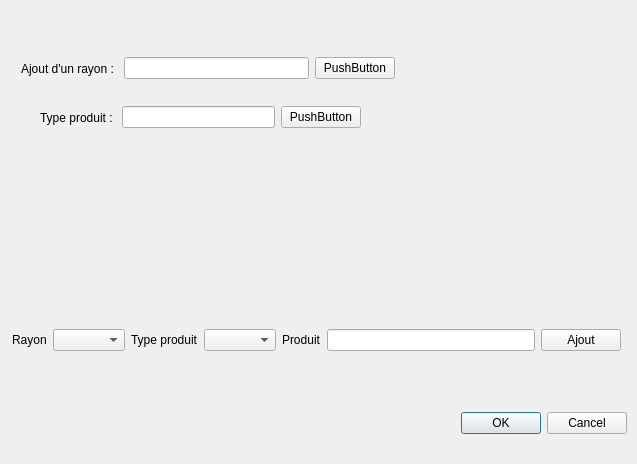
<?xml version="1.0" encoding="UTF-8"?>
<ui version="4.0">
 <class>gestionProduit</class>
 <widget class="QDialog" name="gestionProduit">
  <property name="geometry">
   <rect>
    <x>0</x>
    <y>0</y>
    <width>637</width>
    <height>464</height>
   </rect>
  </property>
  <property name="windowTitle">
   <string>Dialog</string>
  </property>
  <widget class="QDialogButtonBox" name="buttonBox">
   <property name="geometry">
    <rect>
     <x>451</x>
     <y>408</y>
     <width>176</width>
     <height>31</height>
    </rect>
   </property>
   <property name="orientation">
    <enum>Qt::Horizontal</enum>
   </property>
   <property name="standardButtons">
    <set>QDialogButtonBox::Cancel|QDialogButtonBox::Ok</set>
   </property>
  </widget>
  <widget class="QWidget" name="">
   <property name="geometry">
    <rect>
     <x>12</x>
     <y>329</y>
     <width>609</width>
     <height>64</height>
    </rect>
   </property>
   <layout class="QVBoxLayout" name="verticalLayout">
    <item>
     <layout class="QHBoxLayout" name="horizontalLayout_2">
      <item>
       <widget class="QLabel" name="label_rayon">
        <property name="text">
         <string>Rayon</string>
        </property>
       </widget>
      </item>
      <item>
       <widget class="QComboBox" name="comboBox_rayon"/>
      </item>
      <item>
       <widget class="QLabel" name="label_TypeProduit">
        <property name="text">
         <string>Type produit</string>
        </property>
       </widget>
      </item>
      <item>
       <widget class="QComboBox" name="comboBox_typeProduit"/>
      </item>
      <item>
       <widget class="QLabel" name="label_produit">
        <property name="text">
         <string>Produit</string>
        </property>
       </widget>
      </item>
      <item>
       <widget class="QLineEdit" name="lineEdit_prodduit"/>
      </item>
      <item>
       <widget class="QPushButton" name="pushButton_ajoutProduit">
        <property name="text">
         <string>Ajout</string>
        </property>
       </widget>
      </item>
     </layout>
    </item>
    <item>
     <widget class="QLabel" name="label_produitAjout">
      <property name="text">
       <string/>
      </property>
     </widget>
    </item>
   </layout>
  </widget>
  <widget class="QWidget" name="">
   <property name="geometry">
    <rect>
     <x>40</x>
     <y>100</y>
     <width>321</width>
     <height>35</height>
    </rect>
   </property>
   <layout class="QHBoxLayout" name="horizontalLayout_3">
    <item>
     <widget class="QLabel" name="label_typeProduit">
      <property name="text">
       <string>Type produit : </string>
      </property>
     </widget>
    </item>
    <item>
     <widget class="QLineEdit" name="lineEdit_2"/>
    </item>
    <item>
     <widget class="QPushButton" name="pushButton">
      <property name="text">
       <string>PushButton</string>
      </property>
     </widget>
    </item>
   </layout>
  </widget>
  <widget class="QWidget" name="">
   <property name="geometry">
    <rect>
     <x>21</x>
     <y>51</y>
     <width>374</width>
     <height>35</height>
    </rect>
   </property>
   <layout class="QHBoxLayout" name="horizontalLayout">
    <item>
     <widget class="QLabel" name="label_ajoutRayon">
      <property name="text">
       <string>Ajout d'un rayon : </string>
      </property>
     </widget>
    </item>
    <item>
     <widget class="QLineEdit" name="lineEdit_ajoutRayon"/>
    </item>
    <item>
     <widget class="QPushButton" name="pushButton_ajoutRayon">
      <property name="text">
       <string>PushButton</string>
      </property>
     </widget>
    </item>
   </layout>
  </widget>
  <zorder>buttonBox</zorder>
  <zorder>lineEdit</zorder>
  <zorder>lineEdit_prodduit</zorder>
  <zorder>lineEdit_3</zorder>
  <zorder>label_rayon</zorder>
  <zorder>label_TypeProduit</zorder>
  <zorder>label_produit</zorder>
  <zorder>label_titreGestProduits</zorder>
  <zorder>label_gestProduitNom</zorder>
  <zorder>horizontalSpacer</zorder>
  <zorder>horizontalSpacer_2</zorder>
  <zorder>lineEdit_prodduit</zorder>
  <zorder>label_TypeProduit</zorder>
  <zorder>label</zorder>
  <zorder>horizontalSpacer_3</zorder>
  <zorder>label_2</zorder>
  <zorder>horizontalSpacer_4</zorder>
  <zorder>horizontalSpacer_5</zorder>
  <zorder>horizontalSpacer_6</zorder>
  <zorder>horizontalSpacer_7</zorder>
  <zorder>horizontalSpacer_8</zorder>
  <zorder>label_ajoutRayon</zorder>
  <zorder>lineEdit_ajoutRayon</zorder>
  <zorder>lineEdit_2</zorder>
  <zorder>pushButton_ajoutProduit</zorder>
  <zorder>label_produitAjout</zorder>
  <zorder>pushButton</zorder>
  <zorder>label_typeProduit</zorder>
 </widget>
 <resources/>
 <connections>
  <connection>
   <sender>buttonBox</sender>
   <signal>accepted()</signal>
   <receiver>gestionProduit</receiver>
   <slot>accept()</slot>
   <hints>
    <hint type="sourcelabel">
     <x>248</x>
     <y>254</y>
    </hint>
    <hint type="destinationlabel">
     <x>157</x>
     <y>274</y>
    </hint>
   </hints>
  </connection>
  <connection>
   <sender>buttonBox</sender>
   <signal>rejected()</signal>
   <receiver>gestionProduit</receiver>
   <slot>reject()</slot>
   <hints>
    <hint type="sourcelabel">
     <x>316</x>
     <y>260</y>
    </hint>
    <hint type="destinationlabel">
     <x>286</x>
     <y>274</y>
    </hint>
   </hints>
  </connection>
 </connections>
</ui>
